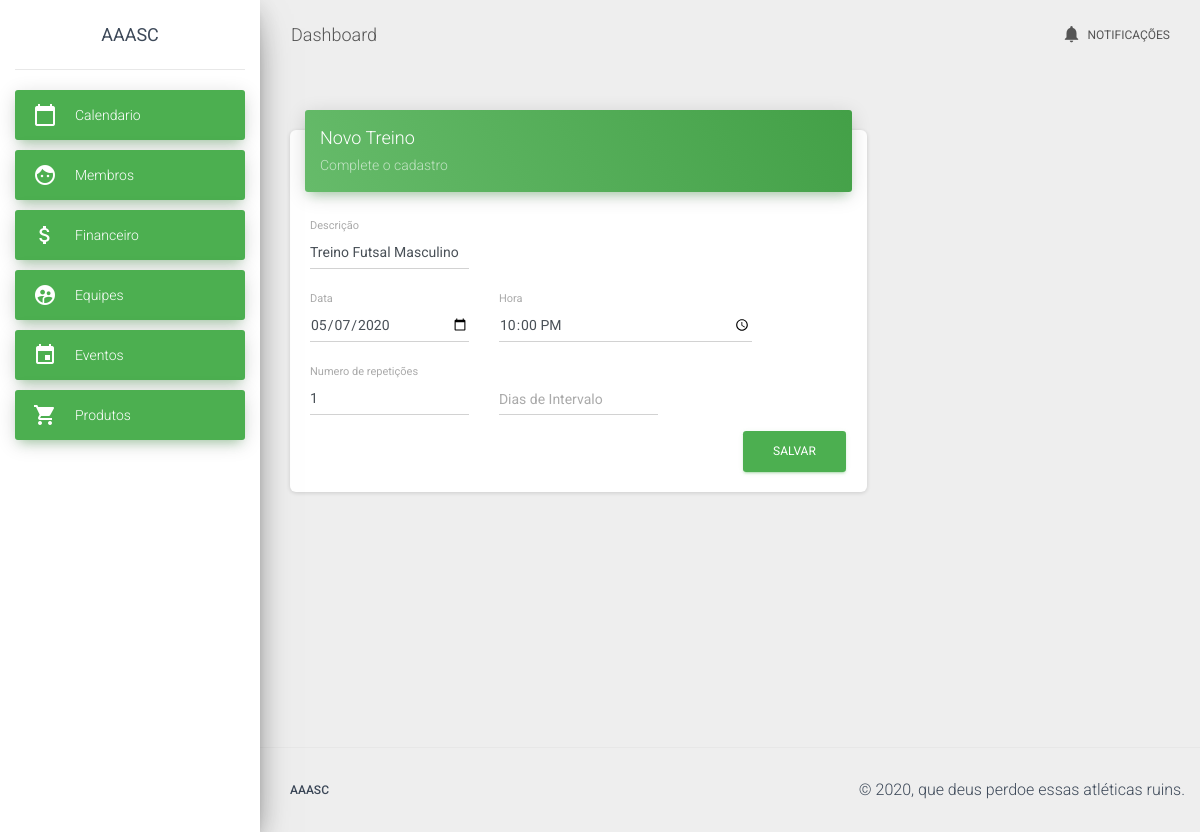
/training/edit/1/1, run on the app's committed database.
### app/models/training.py (models this page shows, shortened)
class Training(db.Model):
    __tablename__ = "training"
    id = db.Column(db.Integer, primary_key=True, autoincrement=True)
    description = db.Column(db.String)
    date = db.Column(db.DateTime)
    time = db.Column(db.DateTime)
    team_id = db.Column(db.Integer, db.ForeignKey('team.id'))
    _loaded = False
    @property
    def str_date(self):
        if self.date:
            return datetime.datetime.strftime(self.date, '%Y-%m-%d')
        else:
            return False
    @staticmethod
    def load(id=-1):
        if id != -1:
            return Training.query.filter_by(id=id).first()
        else:
            return Training()
    @property
    def str_time(self):
        if self.time:
            return datetime.datetime.strftime(self.time, '%H:%M')
        else:
            return False

### app/controllers/training.py (the view)
@app.route("/training/edit/<int:team_id>")
@app.route("/training/edit/<int:team_id>/<int:training_id>",
           methods=['GET', 'POST'])
def edit_training(team_id, training_id=-1):
    team = Team.load(team_id)
    training = Training.load(training_id)
    return render_template("./team/edit_training.html", team=team, training=training)

### app/models/team.py (called while the page is built)
    @staticmethod
    def load(id=-1):
        if id != -1:
            return Team.query.filter_by(id=id).first()
        else:
            return Team()

### app/templates/team/edit_training.html (shortened to what this page needs)
{% extends "template.html" %}
{% block content %}
<div class="row">
  <div class="col-md-8">
    <div class="card">
      <div class="card-header card-header-success">
        <h4 class="card-title">Novo Treino</h4>
        <p class="card-category">Complete o cadastro</p>
      </div>
      <div class="card-body">
        <form action="{{url_for('save_training',team_id=team.id, training_id=training.id)}}" method="POST" role="form" enctype="multipart/form-data">
          <div class="row">
            <div class="col-md-4">
              <div class="form-group">
                <label class="bmd-label-floating">Descrição</label>
                <input type="text" class="form-control" id="description" name="description" value="{{training.description or 'Treino '+team.description }}">
              </div>
            </div>
          </div>
          <div class="row">
            <div class="col-md-4">
              <div class="form-group">
                <label class="bmd-label-floating">Data</label>
                <input type="date" class="datepicker form-control" id="date" name="date" value="{{training.str_date or ''}}">
              </div>
            </div>
            <div class="col-md-6">
              <div class="form-group">
                <label class="bmd-label-floating">Hora</label>
                <input type="time" class="datepicker form-control" id="time" name="time" value="{{training.str_time or ''}}">
              </div>
            </div>
          </div>
          <div class="row">
            <div class="col-md-4">
              <div class="form-group">
                <label class="bmd-label-floating">Numero de repetições</label>
                <input type="number" class="form-control" name="repeats" id="repeats" value="{{training.repeats or '1'}}">
              </div>
            </div>
            <div class="col-md-4">
              <div class="form-group">
                <label class="bmd-label-floating">Dias de Intervalo</label>
                <input type="number" class="form-control" name="days_interval" id="days_interval" value="{{training.days_interval or ''}}">
              </div>
            </div>
          </div>
          <button type="submit" class="btn btn-success pull-right">Salvar</button>
          <div class="clearfix"></div>
        </form>
      </div>
    </div>
  </div>
</div>
{% endblock %}

### data on the page
Training: description "Treino Futsal Masculino", date "05/07/2020", time "22:00"
